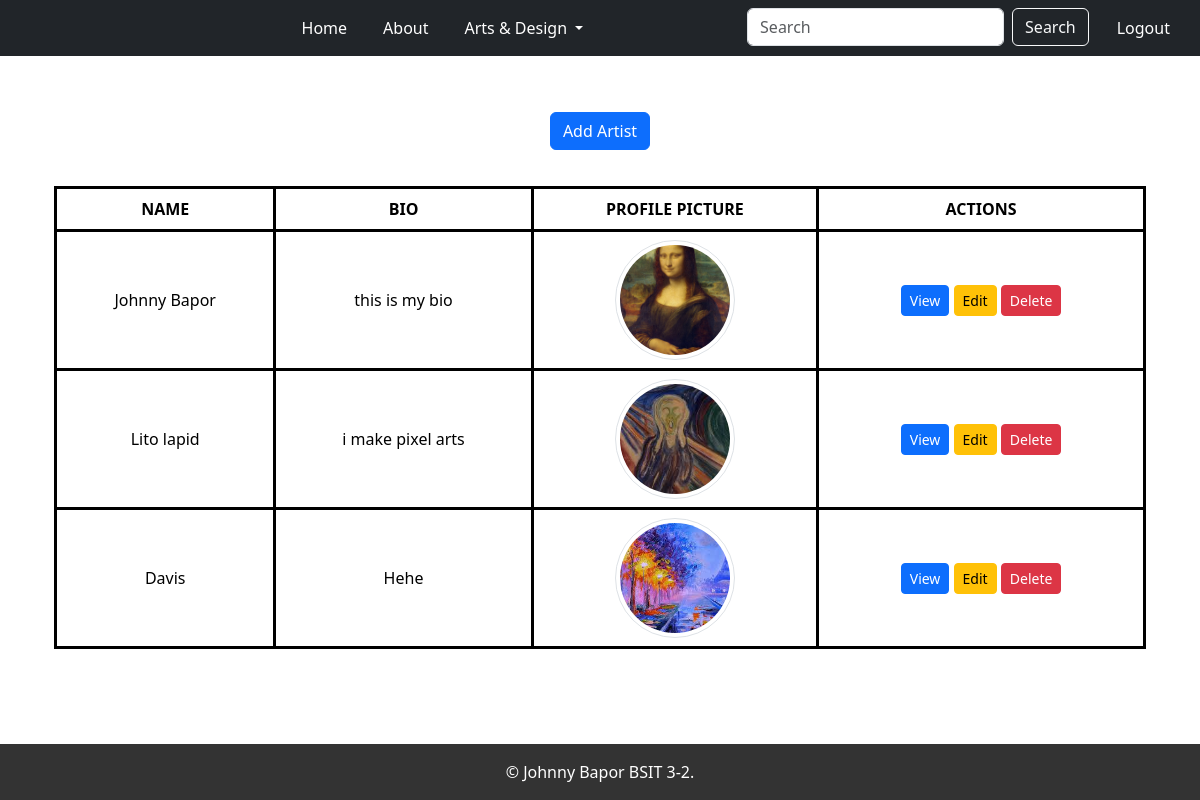
The app's page /view (signed in), older data.
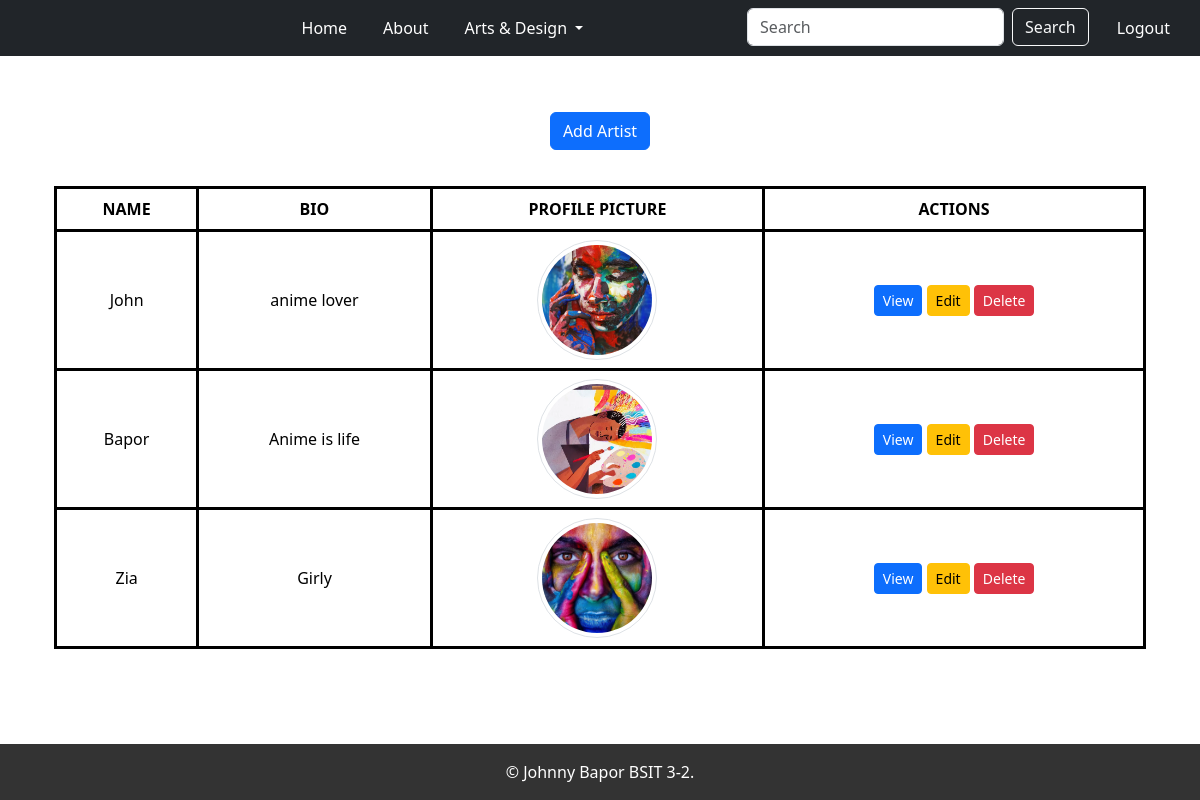
The same page, newer data.
### app/models.py (models this page shows, shortened)
class Artist(models.Model):
    user = models.OneToOneField(User, on_delete=models.CASCADE, related_name="artist_profile", null=True, blank=True)
    artist_name = models.CharField(max_length=255)
    artist_bio = models.TextField()
    artist_profile_picture = models.ImageField(upload_to='artist_profiles/', blank=True, null=True)

### app/views.py (the view)
# urls.py: path('view', login_required(ArtistListView.as_view()), name='artist-list'),
class ArtistListView(ListView):
    model = Artist
    template_name = 'app/artist_list.html'
    context_object_name = 'artists'

### app/templates/app/artist_list.html (shortened to what this page needs)
{% extends 'app/base.html' %}
{% block content %}
    <div class="container text-center mt-4">
        {% if user.is_authenticated %}
            <a href="{% url 'artist-create' %}" class="btn btn-primary mb-3">Add Artist</a>
        {% else %}
            <a href="{% url 'register' %}" class="btn btn-primary mb-3">Add Artist</a>
        {% endif %}
        <div class="table-responsive">
            <table class="table table-bordered table-hover" style="border: 3px solid black;">
                <thead class="thead-dark">
                <tr style="border: 3px solid black;">
                    <th class="text-center" style="border: 3px solid black;">Name</th>
                    <th class="text-center" style="border: 3px solid black;">Bio</th>
                    <th class="text-center" style="border: 3px solid black;">Profile Picture</th>
                    <th class="text-center" style="border: 3px solid black;">Actions</th>
                </tr>
                </thead>
                <tbody>
                {% for artist in artists %}
                    <tr style="border: 3px solid black;">
                        <td class="align-middle text-center"
                            style="border: 3px solid black;">{{ artist.artist_name }}</td>
                        <td class="align-middle text-center"
                            style="border: 3px solid black;">{{ artist.artist_bio|truncatewords:10 }}</td>
                        <td class="align-middle text-center" style="border: 3px solid black;">
                            {% if artist.artist_profile_picture %}
                                <img src="{{ artist.artist_profile_picture.url }}"
                                     alt="{{ artist.artist_name }}'s Profile Picture"
                                     class="rounded-circle img-thumbnail"
                                     style="width: 120px; height: 120px; object-fit: cover;">
                            {% else %}
                                <span class="text-muted">No Profile Picture</span>
                            {% endif %}
                        </td>
                        <td class="align-middle text-center" style="border: 3px solid black;">
                            <a href="{% url 'artist-detail' artist.pk %}" class="btn btn-primary btn-sm">View</a>
                            <a href="{% url 'artist-update' artist.pk %}" class="btn btn-warning btn-sm">Edit</a>
                            <a href="{% url 'artist-delete' artist.pk %}" class="btn btn-danger btn-sm">Delete</a>
                        </td>
                    </tr>
                {% endfor %}
                </tbody>
            </table>
        </div>
    </div>
{% endblock %}

### app/templates/app/base.html (shortened to what this page needs)
{% load static %}
<!DOCTYPE html>
<html lang="en">
<head>
    <link rel="stylesheet" href="{% static 'css/Base.css' %}">
</head>
<body>
{% include 'app/navbar.html' %}
<div class="container">
    {% if user.is_authenticated or request.path == '/login/' or request.path == '/register/' %}
        {% block content %}{% endblock %}
    {% else %}
        <div class="alert alert-warning text-center mt-5">
            You need to <a href="{% url 'login' %}">login</a> to access this content.
        </div>
    {% endif %}
</div>
</body>
</html>

### app/templates/app/navbar.html (shortened to what this page needs)
{% load static %}
<head>
    <link href="https://cdn.jsdelivr.net/npm/bootstrap@5.3.2/dist/css/bootstrap.min.css" rel="stylesheet"
>
</head>
<body style="min-height: 100vh;">
<header>
    <nav class="navbar navbar-expand-lg navbar-dark bg-dark">
        <div class="container-fluid">
            <div class="collapse navbar-collapse" id="navbarSupportedContent">
                <ul class="navbar-nav middle-links mb-2 mb-lg-0">
                    <li class="nav-item">
                        <a class="nav-link text-white" href="{% url 'home' %}">Home</a>
                    </li>
                    <li class="nav-item">
                        <a class="nav-link text-white" href="{% url 'about' %}">About</a>
                    </li>
                    <li class="nav-item dropdown">
                        <a class="nav-link dropdown-toggle text-white" href="{% url 'artist-list' %}"
                           id="navbarDropdown" role="button"
                           data-bs-toggle="dropdown" aria-expanded="false">
                            Arts & Design
                        </a>
                    </li>
                </ul>
                <ul class="navbar-nav right-links mb-2 mb-lg-0">
                    <li class="nav-item">
                        <form class="d-flex" action="{% url 'search' %}" method="GET">
                            <input class="form-control me-2" type="search" name="q" placeholder="Search"
                                   aria-label="Search">
                            <button class="btn btn-outline-light" type="submit">Search</button>
                        </form>
                    </li>
                    {% if user.is_authenticated %}
                        <li class="nav-item">
                            <form action="{% url 'logout' %}" method="post" class="d-inline">
                                <button type="submit" class="btn btn-link nav-link text-white"
                                        style="background: none; border: none; cursor: pointer;">Logout
                                </button>
                            </form>
                        </li>
                    {% endif %}
                </ul>
            </div>
        </div>
    </nav>
</header>
<footer class="bg-darks text-white text-center py-3">
    <div class="footers">
        <p class="mb-0">© Johnny Bapor BSIT 3-2.</p>
    </div>
</footer>
</body>
</html>

### static/css/Base.css (style rules this page uses)
.nav-link { font-weight: bold; }
.navbar { position: fixed; top: 0; left: 0; right: 0; background-color: #c21919; display: flex; justify-content: center; align-items: center; padding: 10px; text-align: center; }
.navbar ul { list-style: none; margin: 0; padding: 0; display: flex; text-align: center; }
.navbar ul li { margin: 0 10px; display: block; text-align: center; }
.navbar ul li a { text-decoration: none; color: #333; display: block; text-align: center; }
.navbar-nav { justify-content: center; text-align: center; }
body { font-family: Arial, sans-serif; margin: 0; padding: 0; }
.footers { color: white; text-align: center; padding: 1rem 100px; position: fixed; bottom: 0; left: 0; right: 0; width: 100%; background-color: #333; }
table { width: 100%; border-collapse: collapse; margin: 20px 0; }
table, th, td { border: 1px solid #ddd; }
th, td { padding: 12px 15px; text-align: center; vertical-align: middle; }
th { background-color: #f8f9fa; color: #333; text-transform: uppercase; }
tr:nth-child(even) { background-color: #f2f2f2; }

### app/templates/app/navbar.html (style rules this page uses)
.navbar { position: sticky; top: 0; z-index: 1000; }
.navbar-nav.middle-links { margin-left: auto; }
.navbar-nav.right-links { margin-left: auto; }

Row changes from the older to the newer data that the page shows:
removed Artist: artist_name "Lito lapid", artist_bio "i make pixel arts", artist_profile_picture (picture)
removed Artist: artist_name "Davis", artist_bio "Hehe", artist_profile_picture (picture)
changed Artist: artist_name "Johnny Bapor" → "John"; artist_bio "this is my bio" → "anime lover"; artist_profile_picture: a different picture
added Artist: artist_name "Bapor", artist_bio "Anime is life", artist_profile_picture (picture)
added Artist: artist_name "Zia", artist_bio "Girly", artist_profile_picture (picture)
